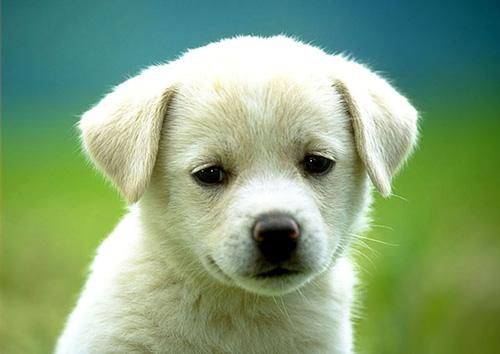
#> input picture images/dog10.jpg, 500 x 354 px
$ python main.py
#> lines starting #> are read from the running program, lines starting #| are printed output that depends on the picture; long printed decimals are rounded
import cv2
import matplotlib.pyplot as plt
import numpy as np
import math


def calculateGaussian(x, y, sigma):
    left = 1 / (sigma * sigma * 2 * math.pi)
    power = -1 * (x * x + y * y)/(2 * sigma * sigma)
    right = math.pow(math.e, power)
    # return round(left * right)
    return left * right


def buildGaussianKernel(sigma, side):
    if side % 2 == 0:
        return []
    kernel = np.zeros((side, side))
    shift = math.floor(side / 2)
    for i in range(0, side):
        for j in range(0, side):
            kernel[i][j] = calculateGaussian(i - shift, j - shift, sigma)
    return kernel * (1 / kernel[0][0])


def normalize2d(array, bottom, top):
    normalizedImg = np.zeros((len(array), len(array[0])))
    normalizedImg = cv2.normalize(array, normalizedImg, bottom, top, cv2.NORM_MINMAX)
    return normalizedImg


def expand(array):
    expanded = expandLine(array)
    result = []
    for i in range(0, len(expanded)):
        result.append(expandLine(expanded[i]))
    return result


def expandLine(line):
    # print(line)
    expanded = np.concatenate(([line[0]], line), axis=0)
    expanded = np.concatenate((expanded, [line[-1]]), axis=0)
    # print(expanded)
    return expanded


def put_noise(image, sigma):
    gauss = np.random.normal(0, sigma, image.shape)
    gauss = gauss.reshape(image.shape)
    noisy = image + gauss
    cv2.normalize(noisy, noisy, 0, 255, cv2.NORM_MINMAX, dtype=-1)
    noisy = noisy.astype(np.uint8)
    return normalize2d(noisy, 0, 255)


def applyCoreIndividual(expanded, result, size, core, x, y):
    value = 0
    for i in range(-size, size + 1):
        for j in range(-size, size + 1):
            value += math.floor(expanded[i + x][j + y] * core[i + size][j + size])
    result[x - size][y - size] = value / (len(core) * len(core))
    return


def applyCore(noised, result, core):
    expansionSize = math.floor(len(core)/2)
    print(len(noised))
    expanded = noised
    for i in range(0, expansionSize):
        expanded = expand(expanded)
    for i in range(1, len(noised) - 1):
        print(i/len(result) * 100)
        for j in range(1, len(noised[i]) - 1):
            applyCoreIndividual(expanded, result, expansionSize, core, i + expansionSize, j + expansionSize)
    pass


if __name__ == '__main__':
    filename = "../images/dog10.jpg"

    image = cv2.imread(filename, 0)
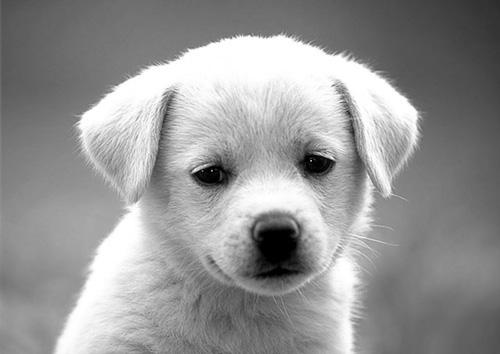
#> image: shape (354, 500); min 0, max 255, mean 148.9
    filtered = cv2.imread(filename, 0)
    image_noised = put_noise(image, 10)
#> in put_noise, `noisy = image + gauss`:
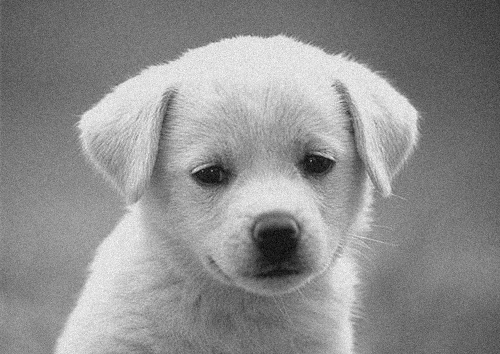
#> noisy: shape (354, 500) float64; min -33.7, max 293, mean 148.9; drawn with min black and max white
#> in normalize2d, `normalizedImg = np.zeros((len(array), len(array[0])))`: normalizedImg: shape (354, 500) float64; every value is 0

    applyCore(image_noised, filtered, buildGaussianKernel(1, 5))
#> in applyCore, `expansionSize = math.floor(len(core)/2)`: expansionSize = 2
#| 354
#> the loop in applyCore, `for i in range(1, len(noised) - 1):` made 352 passes
#| 0.2825
#| 0.565
#| 0.8475
#| 1.130
#| 1.412
#| 1.695
#| 1.977
#| 2.260
#> (further printed lines are left out)
    # filtered = normalize2d(filtered, 0, 255)

    cv2.imshow("original", image)
    cv2.imshow("noised", image_noised)
    cv2.imshow("filtered", filtered)
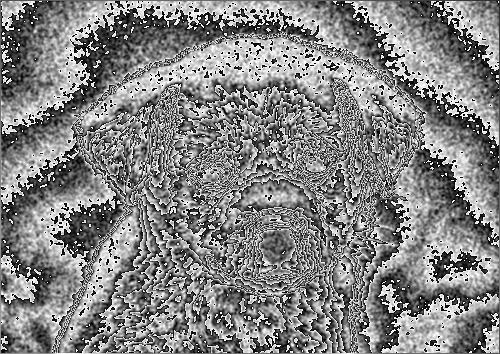
#> window 'filtered': shape (354, 500); min 0, max 255, mean 130.8
    cv2.waitKey(0)
